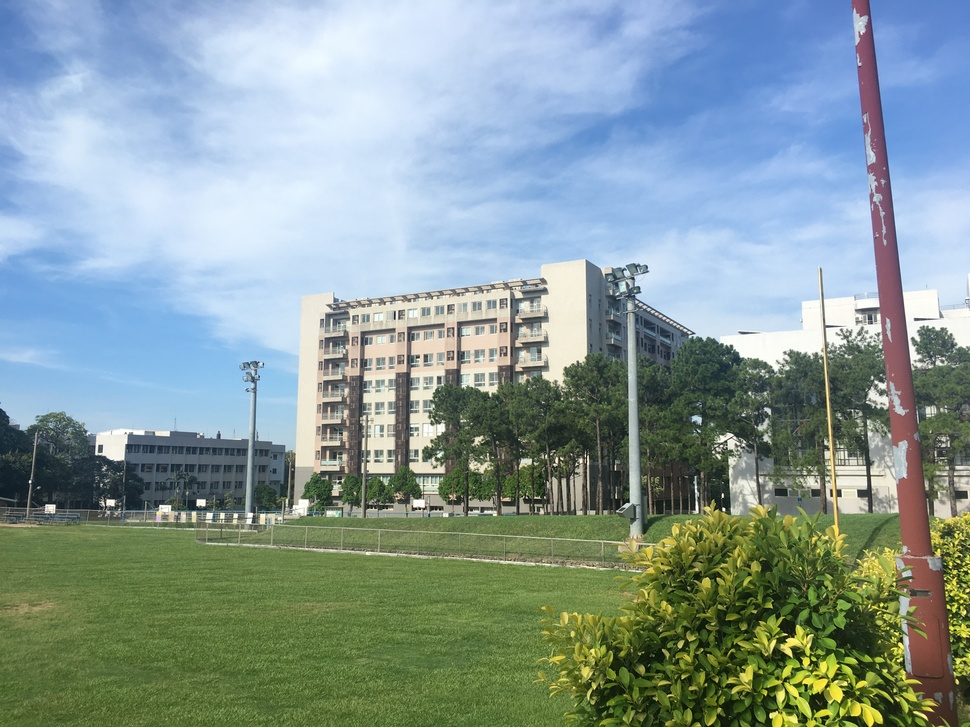
#> input picture resources/image_blend2.jpg, 970 x 727 px, shrunk from 4032 x 3024 before the run
$ python kmeans_cv.py
#> lines starting #> are read from the running program, lines starting #| are printed output that depends on the picture
import numpy as np
import cv2 as cv
img = cv.imread('resources/image_blend2.jpg')
#> img is the input picture: shape (727, 970, 3); mean B, G, R 153.4, 154.4, 134.7
Z = img.reshape((-1,3))
# convert to np.float32
Z = np.float32(Z)
# define criteria, number of clusters(K) and apply kmeans()
criteria = (cv.TERM_CRITERIA_EPS + cv.TERM_CRITERIA_MAX_ITER, 10, 1.0)
K = 8
ret,label,center=cv.kmeans(Z,K,None,criteria,10,cv.KMEANS_RANDOM_CENTERS)
#> ret = 500885637.5; center = [[244.6, 229.4, 213.3], [235.4, 198.7, 166.7], [115.4, 170.9, 167.7], [217.9, 160.3, 118.8], [40.57, 60.26, 48.59], [93.5, 123.1, 117], [184.2, 204.2, 207.5], [61.58, 109.1, 92.2]]
# Now convert back into uint8, and make original image
center = np.uint8(center)
#> center = [[244, 229, 213], [235, 198, 166], [115, 170, 167], [217, 160, 118], [40, 60, 48], [93, 123, 117], [184, 204, 207], [61, 109, 92]]
res = center[label.flatten()]
res2 = res.reshape((img.shape))
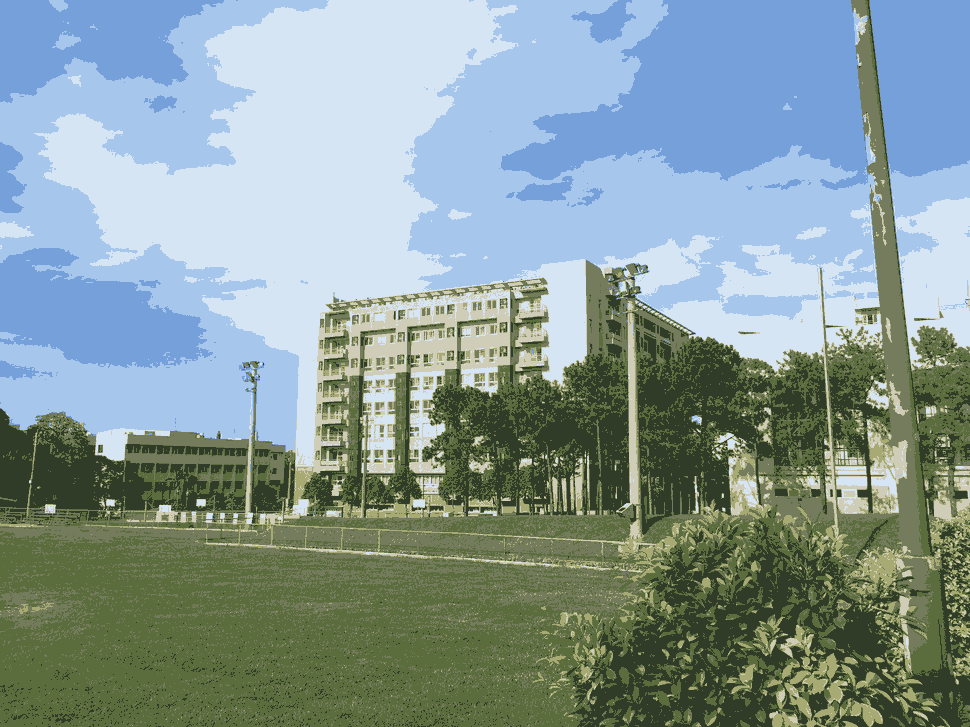
#> res2: shape (727, 970, 3); mean B, G, R 152.9, 154.1, 134.3
cv.imshow('res2',res2)
cv.waitKey(0)
cv.destroyAllWindows()
cv.imwrite("res/kmeans_res.jpg", res2)

$ run again, with resources/image_blend1.jpg copied over resources/image_blend2.jpg
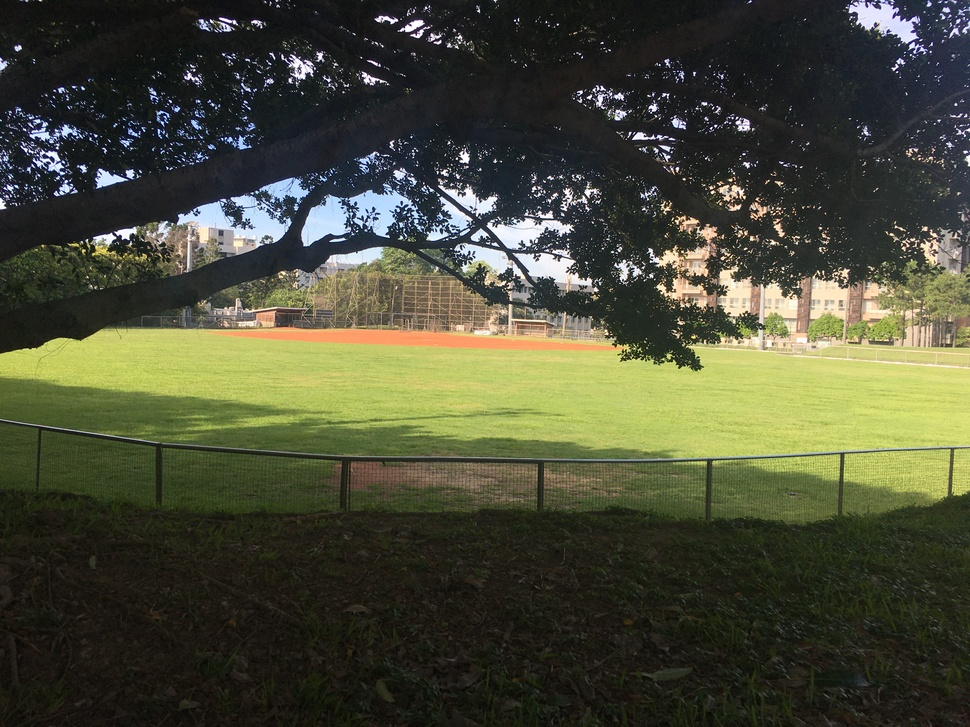
#> input picture resources/image_blend1.jpg, 970 x 727 px, shrunk from 4032 x 3024 before the run
#> img is the input picture: shape (727, 970, 3); mean B, G, R 55.8, 75.6, 73.7
#> `ret,label,center=cv.kmeans(Z,K,None,criteria,10,cv.KMEANS_RANDOM_CENTE..`: ret = 282267932.6; center = [[46.16, 53.13, 48], [233.3, 229.1, 225.4], [23.51, 28.33, 27.44], [164.6, 165.5, 169.5], [124.5, 206, 217.8], [103, 199.4, 190.2], [103, 132.6, 136.4], [65.28, 96.95, 91.74]]
#> `center = np.uint8(center)`: center = [[46, 53, 47], [233, 229, 225], [23, 28, 27], [164, 165, 169], [124, 205, 217], [103, 199, 190], [103, 132, 136], [65, 96, 91]]
#> `res2 = res.reshape((img.shape))`:
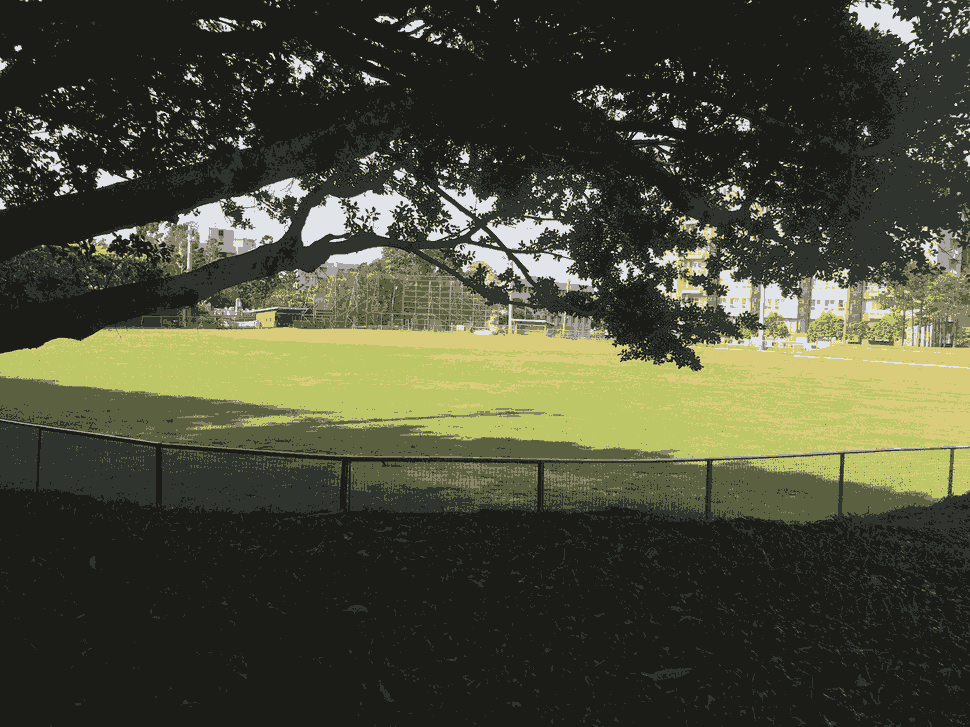
#> res2: shape (727, 970, 3); mean B, G, R 55.5, 75.3, 73.2

$ run again, with resources/00068bc07f.jpg copied over resources/image_blend2.jpg
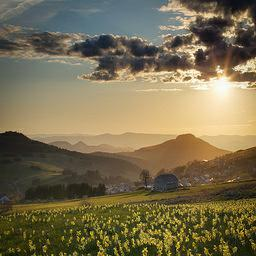
#> input picture resources/00068bc07f.jpg, 256 x 256 px
#> img is the input picture: shape (256, 256, 3); mean B, G, R 80, 109.8, 121.2
#> `ret,label,center=cv.kmeans(Z,K,None,criteria,10,cv.KMEANS_RANDOM_CENTE..`: ret = 37032991.7; center = [[116.2, 115.7, 102.6], [119.4, 158.9, 177.4], [87.47, 129.2, 147.9], [48.47, 73.27, 84.68], [24.93, 44.83, 48.29], [179.2, 221.7, 242.8], [55.47, 102.6, 124.6], [134.8, 187.1, 215.1]]
#> `center = np.uint8(center)`: center = [[116, 115, 102], [119, 158, 177], [87, 129, 147], [48, 73, 84], [24, 44, 48], [179, 221, 242], [55, 102, 124], [134, 187, 215]]
#> `res2 = res.reshape((img.shape))`:
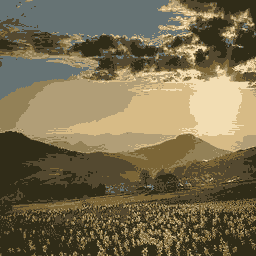
#> res2: shape (256, 256, 3); mean B, G, R 79.5, 109.3, 120.7

$ run again, with resources/1.png saved as resources/image_blend2.jpg
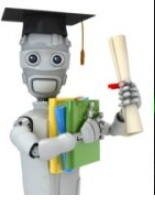
#> input picture resources/1.png, 155 x 200 px
#> img is the input picture: shape (200, 155, 3); mean B, G, R 201.4, 208.1, 205.3
#> `ret,label,center=cv.kmeans(Z,K,None,criteria,10,cv.KMEANS_RANDOM_CENTE..`: ret = 12751397.5; center = [[251.5, 253.1, 253.1], [70.02, 95.76, 84.81], [131.9, 126.4, 110], [90.84, 157.1, 125], [159.2, 163.7, 160.2], [91.98, 190.9, 214.6], [197.6, 201.7, 199.9], [35.33, 36.57, 34.3]]
#> `center = np.uint8(center)`: center = [[251, 253, 253], [70, 95, 84], [131, 126, 109], [90, 157, 124], [159, 163, 160], [91, 190, 214], [197, 201, 199], [35, 36, 34]]
#> `res2 = res.reshape((img.shape))`:
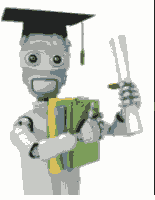
#> res2: shape (200, 155, 3); mean B, G, R 200.9, 207.8, 205
